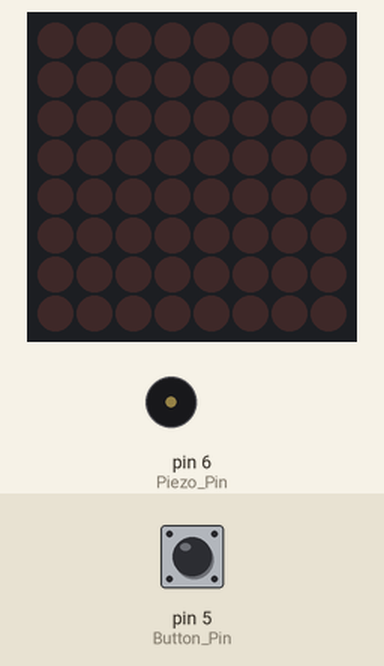
This sketch was run on a simulated Arduino Uno, built with avr-gcc and run on an emulated ATmega328P. On the bench: 8×8 LED matrix, buzzer (waves = sounding). The test bench sets the inputs (shaded band); at power-on: pin 5 (Button_Pin) HIGH. Random numbers use the default seed unless the sketch sets one.

Above: at 1.2 s.
1.3 s: pin 5 (Button_Pin) pulled LOW for 0.15 s
At 4.11 s:
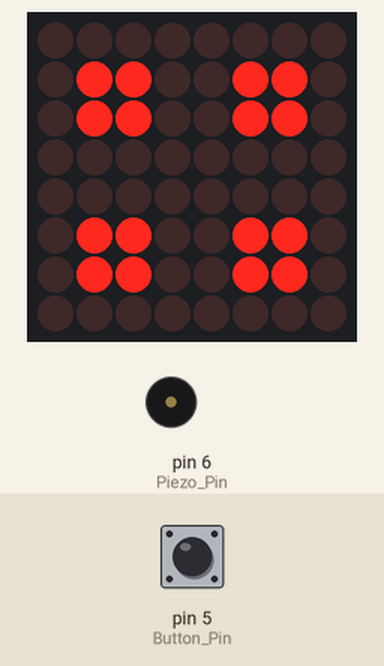
4.3 s: pin 5 (Button_Pin) pulled LOW for 3.2 s
At 8.94 s:
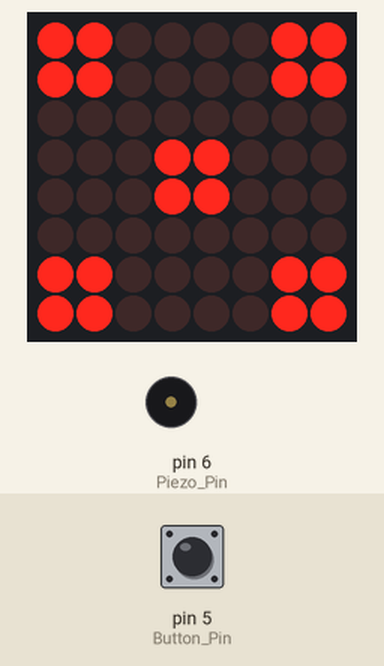
12.0 s: pin 5 (Button_Pin) pulled LOW for 1 s
At 17.6 s:
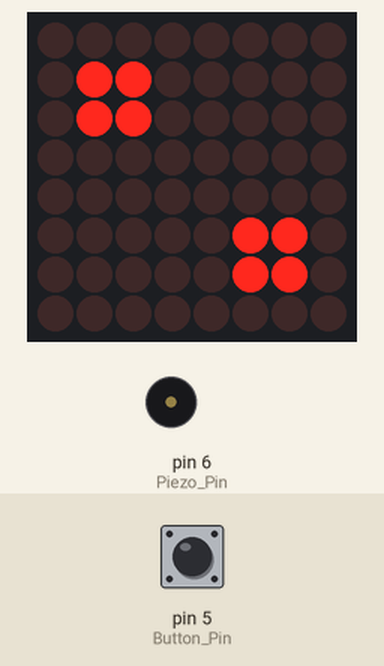
Timing chart, 0 to 19.1 s (numbered marks = the images above; inputs shaded):
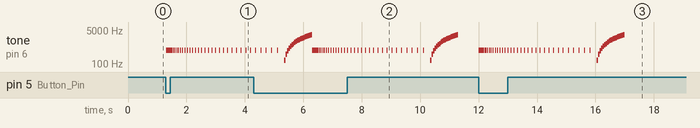

The sketch:

Dot_Matrix_Dice.ino
```cpp
#include "LedControl.h"

int face;
int Last_Face = 10;

const int Data_Pin = 2;
const int CS_Pin = 3;
const int CLK_Pin = 4;
const int Button_Pin = 5;
const int Piezo_Pin = 6;

byte Dice_Faces[6][8] =
{
    {
        B00000000,
        B00000000,
        B00000000,
        B00011000,
        B00011000,
        B00000000,
        B00000000,
        B00000000,
    },
    {
        B00000000,
        B01100000,
        B01100000,
        B00000000,
        B00000000,
        B00000110,
        B00000110,
        B00000000,
    },
    {
        B11000000,
        B11000000,
        B00000000,
        B00011000,
        B00011000,
        B00000000,
        B00000011,
        B00000011,
    },
    {
        B00000000,
        B01100110,
        B01100110,
        B00000000,
        B00000000,
        B01100110,
        B01100110,
        B00000000,
    },
    {
        B11000011,
        B11000011,
        B00000000,
        B00011000,
        B00011000,
        B00000000,
        B11000011,
        B11000011,
    },
    {
        B11000011,
        B11000011,
        B00000000,
        B11000011,
        B11000011,
        B00000000,
        B11000011,
        B11000011,
    }
};

LedControl lc = LedControl(Data_Pin, CLK_Pin, CS_Pin, 1);


// #################################################################
// #################################################################
void setup()
{
    lc.shutdown(0, false);
    lc.setIntensity(0, 8);
    lc.clearDisplay(0);
    pinMode(Piezo_Pin, OUTPUT);
    pinMode(Button_Pin, INPUT_PULLUP);
    randomSeed(analogRead(A5));
}


// #################################################################
// #################################################################
void Throw_The_Dice()
{
    int Delay_ms = 1;

    while (Delay_ms < 200)
    {
        do
        {
            face = random(6);
        }
        while (face == Last_Face);
        Last_Face = face;

        for (int row = 0; row < 8; row++)
        {
            lc.setRow(0, row, Dice_Faces[face][row]);
        }

        tone(Piezo_Pin, 500, 10);
        delay(Delay_ms);
        Delay_ms += 5;
    }

    for (int freq = 0; freq < 3000; freq += 150)
    {
        tone(Piezo_Pin, freq);
        delay(50);
    }
    noTone(Piezo_Pin);
}


void loop()
{
    if (digitalRead(Button_Pin) == LOW)
    {
        Throw_The_Dice();
    }
}
```

Measured:
- after the input at 1.3 s, tone on pin 6 (Piezo_Pin): silent → 500 Hz at once, then repeats every 0.02 s: silent 0.01 s, 500 Hz 0.01 s; the display: first changes at once (image 1 shows a later state)
- after the input at 12.0 s, tone on pin 6 (Piezo_Pin): plays 500 Hz for 0.05 s, 500 Hz for 0.01 s, 500 Hz for 0.01 s, 500 Hz for 0.01 s, 500 Hz for 0.01 s, 500 Hz for 0.01 s … (55 notes in this stretch), starting at once; the display: first changes at once (image 3 shows a later state)
